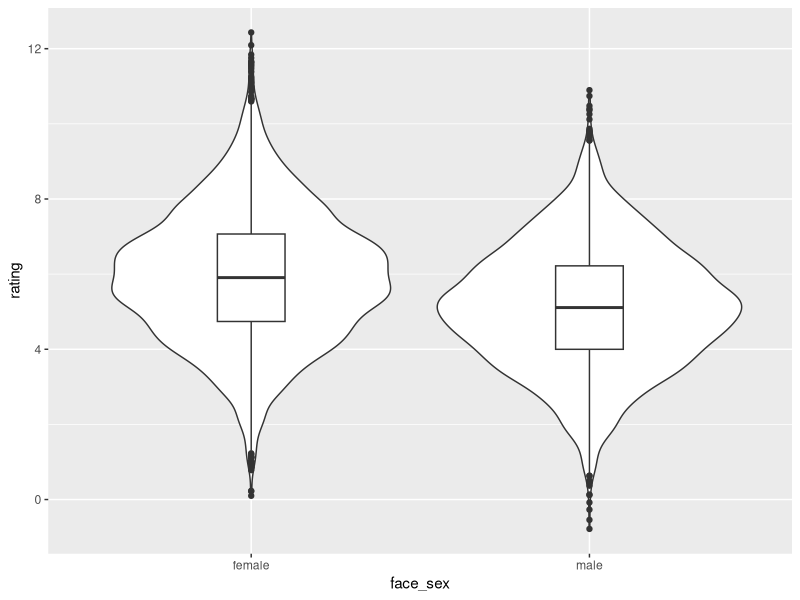

Write the R code that produced this figure.
## ---- chunk 1
library(tidyverse)
library(lmerTest)
## ---- chunk 2

set.seed(555)  # for reproducibility; delete when running simulations

n_raters <- 100
n_faces <- 100

female_mean <- 6
male_mean <- 5

raters <- tibble(
  rater_id = 1:n_raters,
  rater_i = rnorm(n_raters)
)

faces <- tibble(
  face_id = 1:n_faces,
  face_i = rnorm(n_faces),
  face_sex = rep(c("female", "male"), each = n_faces/2)
)

df <- expand.grid(
  face_id = faces$face_id,
  rater_id = raters$rater_id
) %>%
  left_join(faces, by = "face_id") %>%
  left_join(raters, by = "rater_id") %>%
  mutate(
    face_sex_i = ifelse(face_sex=="male", male_mean, female_mean),
    error = rnorm(nrow(.)),
    rating = face_i + rater_i + face_sex_i + error
  )
## ---- chunk 3
sumstat <- df %>%
  group_by(face_sex) %>%
  summarise(
    mean = mean(rating) %>% round(3),
    SD = sd(rating) %>% round(3)
  ) 

sumstat %>% knitr::kable()
## ---- chunk 4
df %>% 
  ggplot(aes(face_sex, rating)) + 
  geom_violin() +
  geom_boxplot(width=0.2)
## ---- chunk 5
df2 <- df %>%
  mutate(
    face_sex.tr = recode(face_sex, "female" = 1, "male" = 0),
    face_sex.sum = recode(face_sex, "female" = -1, "male" = 1),
    face_sex.e = recode(face_sex, "female" = -0.5, "male" = 0.5)
  )
## ---- chunk 6
m1 <- lmerTest::lmer(rating ~ face_sex + 
                       (1 | face_id) + 
                       (1 + face_sex | rater_id), 
                     data = df2)
## ---- chunk 7
sum1 <- summary(m1)
sum1$coefficients %>% round(3) %>% knitr::kable()
## ---- chunk 8
m.tr <- lmerTest::lmer(rating ~ face_sex.tr + 
               (1 | face_id) + 
               (1 + face_sex.tr | rater_id), 
             data = df2)
## ---- chunk 9
sum.tr <- summary(m.tr)
sum.tr$coefficients %>% round(3) %>% knitr::kable()
## ---- chunk 10
m.sum <- lmerTest::lmer(rating ~ face_sex.sum + 
                (1 | face_id) + 
                (1 + face_sex.sum | rater_id), 
              data = df2)
## ---- chunk 11
sum.sum <- summary(m.sum)
sum.sum$coefficients %>% round(3) %>% knitr::kable()
## ---- chunk 12
m.e <- lmerTest::lmer(rating ~ face_sex.e + 
              (1 | face_id) + 
              (1 + face_sex.e | rater_id), 
            data = df2)
## ---- chunk 13
sum.e <- summary(m.e)
sum.e$coefficients %>% round(3) %>% knitr::kable()
